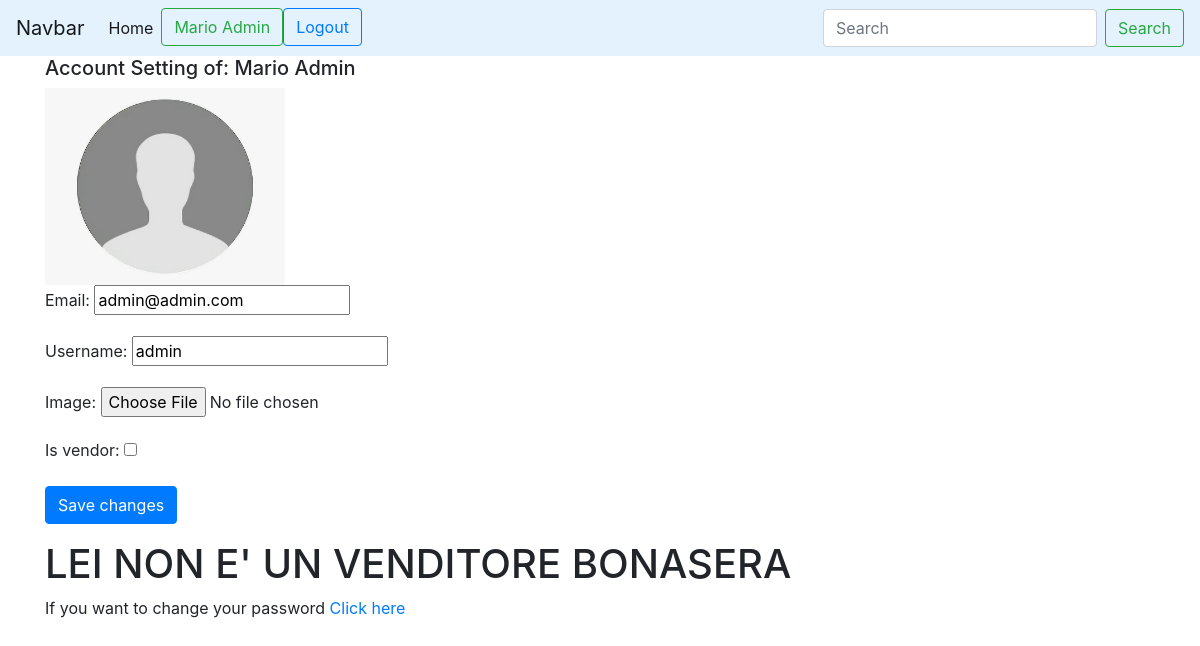
The app's page /user/account/ (signed in) with its own data.
### user_management/models.py (models this page shows, shortened)
class CustomUser(AbstractBaseUser):
    email = models.EmailField(verbose_name="email", max_length=70, unique=True)
    username = models.CharField(max_length=30, unique=True)
    image = models.ImageField(upload_to='profile_image', default='/None/default_picture.png')
    date_joined = models.DateTimeField(verbose_name='date joined', auto_now_add=True)
    last_login = models.DateTimeField(verbose_name='last login', auto_now=True)
    is_admin = models.BooleanField(default=False)
    is_active = models.BooleanField(default=True)
    is_staff = models.BooleanField(default=False)
    is_superuser = models.BooleanField(default=False)
    first_name = models.CharField(max_length=30, default=None)
    last_name = models.CharField(max_length=30, default=None)
    is_vendor= models.BooleanField(default=False)
    USERNAME_FIELD = 'email'
    REQUIRED_FIELDS = ['username', 'first_name', 'last_name']  # required field other than email
    objects = CustomAccountManager()

### user_management/views.py (the view)
# urls.py: path('account/', views.account_view, name='account'),
def account_view(request):
    if not request.user.is_authenticated:
        return redirect('user_management:login')
    context = {}
    if request.POST:
        form = AccountUpdateForm(request.POST, request.FILES or None, instance=request.user)
        if form.is_valid():
            messages.success(request, 'Account Updated')
            form.save()
    else:
        form = AccountUpdateForm(
            initial={
                "email": request.user.email,
                "username": request.user.username,
                "is_vendor": CustomUser.objects.get(pk=request.user.pk).is_vendor #take the attribute Is_vendor of the custom user
            }
        )
    context['account_form'] = form
    return render(request, 'registration/user_profile.html', context)

### user_management/forms.py (shortened to what this page needs)
class AccountUpdateForm(forms.ModelForm):
    class Meta:
        model = CustomUser
        fields = ('email', 'username', 'image', 'is_vendor')
        widgets = {
            'image': forms.FileInput(),
        }
    def __init__(self, *args, **kwargs):
        super(AccountUpdateForm, self).__init__(*args, **kwargs)
        self.fields['image'].required = False
        if self.instance:
            if 'initial' in kwargs.keys():
                if kwargs['initial']['is_vendor']:
                    self.fields.pop('is_vendor')
            if self.instance.is_vendor:
                self.fields.pop('is_vendor')

### user_management/templates/registration/user_profile.html (shortened to what this page needs)
{% extends 'base.html' %}
{% block content %}
    <div class="container">
    <form method="post" enctype="multipart/form-data">{% csrf_token %}
        <div class="form-group">
            {% if request.user.is_authenticated %}
                <p class="h5"> Account Setting of: {{ user.first_name }} {{ user.last_name }}</p>
                {% if  user.image.url  is not None %}
                    <img src="{{ user.image.url }}" alt="user profile image" width="240">
                {% else %}
                    <img src="/static/images/default_picture.png" alt="user profile image" width="240">
                {% endif %}
            {% endif %}
            {% for field in account_form %}
                <p>
                    {{field.label_tag}}
                    {{field}}
                </p>
            {% endfor %}
            <button type="submit" class="btn btn-primary">Save changes</button>
        </div>
    </form>
    {% if request.user.is_authenticated %}
        {% if request.user.is_vendor%}
            <h1> LEI E' UN VENDITORE BUONGIORNO</h1>
            <a href="{% url 'product_management:product_management' %}"> Prodotti venduti</a>
        {% else %}
            <h1> LEI NON E' UN VENDITORE BONASERA</h1>
        {% endif %}
    {% endif %}
    <p>If you want to change your password  <a href="{% url 'user_management:password_change' %}">Click here</a> </p>
    </div>
{% endblock %}

### templates/base.html (shortened to what this page needs)
<!doctype html>
<html lang="en">
  <head>
    <link rel="stylesheet" href="https://maxcdn.bootstrapcdn.com/bootstrap/4.0.0/css/bootstrap.min.css">
  </head>
  <body>
    <nav class="navbar navbar-expand-lg navbar-light " style="background-color: #e3f2fd;">
        <a class="navbar-brand" href="#">Navbar</a>
        <div class="collapse navbar-collapse" id="navbarSupportedContent">
            <ul class="navbar-nav mr-auto">
                <li class="nav-item active">
                    <a class="nav-link" href="{% url 'home' %}">Home </a>
                </li>
                {% if not request.user.is_authenticated %}
                    <li>
                        <a  class="btn btn-outline-success"  href="{% url 'user_management:login' %}">
                            Login
                        </a>
                    </li>
                    <li>
                        <a type="button" class="btn btn-outline-primary" href="{% url 'user_management:signup' %}">
                            Register
                        </a>
                    </li>
                {%else %}
                    <li>
                    <a  class="btn btn-outline-success"  href=" {% url 'user_management:account' %}">
                        {{ user.first_name }} {{ user.last_name }}
                    </a>
                    </li>
                    <li>
                        <a type="button" class="btn btn-outline-primary" href="{% url 'user_management:logout' %}">
                            Logout
                        </a>
                    </li>
                {% endif %}
            </ul>
            <form class="form-inline my-2 my-lg-0">
                <input class="form-control mr-sm-2" type="search" placeholder="Search" aria-label="Search">
                <button class="btn btn-outline-success my-2 my-sm-0" type="submit">Search</button>
            </form>
          </div>
    </nav>
    {% block content %}
    {% endblock %}
  </body>
</html>

### records on screen
CustomUser: first_name "Mario", last_name "Admin", account_form "admin@admin.com" "admin"

### other values on screen
{{ field.label_tag }} "Email:" "Username:" "Image:" "Is vendor:"
